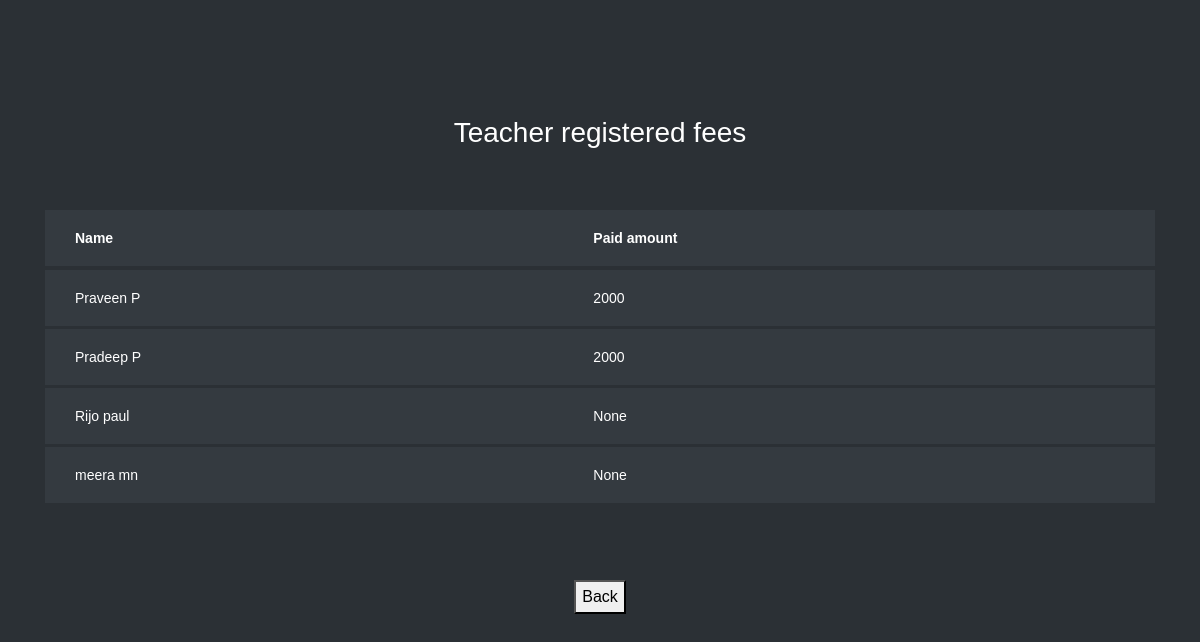
Screenshot of /pay_teacher with the database file from the repository.
### learn/models.py (models this page shows, shortened)
class Registration(models.Model):
    Password = models.CharField(max_length=200, null=True)
    Registration_date = models.DateField(auto_now_add=True, null=True)
    Num_of_courses_enrolled = models.IntegerField(null=True)
    Num_of_courses_completed = models.IntegerField(null=True)
    Qualification = models.TextField(null=True)
    Introduction_brief = models.TextField(null=True)
    Image = models.ImageField(upload_to='media', null=True)
    Num_of_enrolled_students = models.IntegerField(null=True)
    Average_review_rating = models.IntegerField(null=True)
    Num_of_reviews = models.IntegerField(null=True)
    About_website = models.TextField(null=True)
    Registration_fee = models.IntegerField(null=True)
    User_role = models.CharField(max_length=200, null=True)
    user = models.OneToOneField(User,on_delete = models.CASCADE, null = True)

### learn/views.py (the view)
# urls.py: path('pay_teacher', learn.views.pay_teacher, name='pay_teacher'),
def pay_teacher(request):
    ds = Registration.objects.filter(Q(User_role="teacher") | Q(User_role="teacher_blocked"))
    return render(request,'pay_teacher.html',{'ds':ds})

### Template/pay_teacher.html (shortened to what this page needs)
{% load static %}
<html lang="en">
  <head>
	<link rel="stylesheet" href="https://stackpath.bootstrapcdn.com/font-awesome/4.7.0/css/font-awesome.min.css">
	<link rel="stylesheet" href="{% static 'tabble/css/style.css' %}">
	</head>
	<body>
	<section class="ftco-section">
		<div class="container">
			<div class="row justify-content-center">
				<div class="col-md-6 text-center mb-5">
					<h2 class="heading-section">Teacher registered fees</h2>
				</div>
			</div>
			{% if ds %}
			<div class="row">
				<div class="col-md-12">
					<div class="table-wrap">
						<table class="table table-bordered table-dark table-hover">
						  <thead>
						    <tr>
						     <th>
                                 Name
                              </th>
                              <th>
                                 Paid amount
                              </th>
						    </tr>
						  </thead>
						  <tbody>
						  {% for i in ds %}
						    <tr>
                                <td>
                                 {{i.user.first_name}} {{i.user.last_name}}
                              </td>
                              <td>
                                 {{i.Registration_fee}}
                              </td>
						    </tr>
						  {% endfor %}
						  </tbody>
						</table>
					</div>
				</div>
			</div>
			{% else %}
			<h1 align="center" style="color:blue">No teacher payment details available</h1>
			{% endif %}
		</div>
		<br><br>
		<div align="center">
			<button type="submit" onclick="location.href='{% url 'admin_home' %}'" name='mybtn2'>Back</button>
		</div>
	</section>
	</body>
</html>

### rows the page displays
Registration: user.first_name "Praveen", user.last_name "P", Registration_fee "2000"
Registration: user.first_name "Pradeep", user.last_name "P", Registration_fee "2000"
Registration: user.first_name "Rijo", user.last_name "paul", Registration_fee "None"
Registration: user.first_name "meera", user.last_name "mn", Registration_fee "None"
